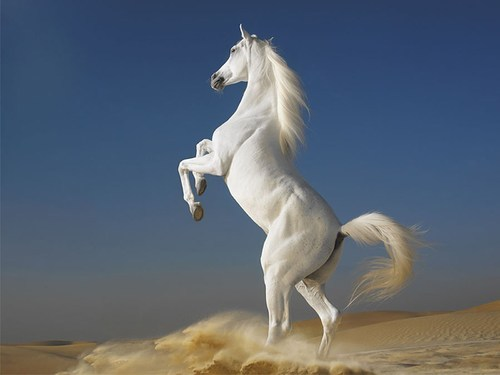
#> input picture Task_2/horse.jpg, 500 x 375 px, found by its file name
$ jupyter execute LGMVIP_Task_2.ipynb
#> lines starting #> are read from the running program, lines starting #| are printed output that depends on the picture
#**Author : Aditya Vijay Nikhate**

#**Email: nikhateaditya123@gmail.com**

#**Task 2 : Image to Pencil Sketch with Python (Beginner Level)**

#**@LetsGrowMore (VIP)**

#**Role : Data Science Intern [Batch October-2021]**

#**Table of Contents :**
1. Importing Essential Libraries
2. Read the Image
3. Converting image into Gray Scale
4. Inverting image
5. Bluring the Image
6. Final Sketch

#**Importing Essential Libraies**

[cell 1]
import cv2

[cell 2]
from  google.colab.patches import cv2_imshow

#**Read The Image**

[cell 3]
img=cv2.imread('/content/sample_data/horse.jpg')
#> img is the input picture: shape (375, 500, 3); mean B, G, R 114.3, 101.6, 91.3

[cell 4]
cv2_imshow(img)

#**Converting image into Gray Scale**

[cell 5]
gray_scale_img=cv2.cvtColor(img,cv2.COLOR_BGR2GRAY)
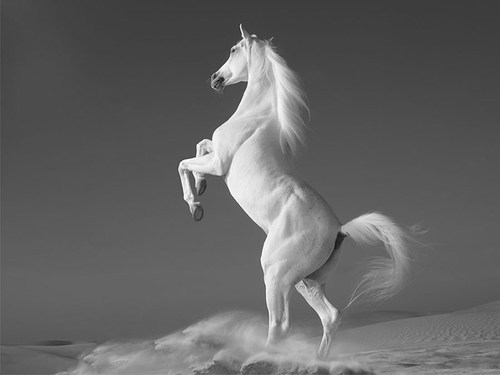
#> gray_scale_img: shape (375, 500); min 8, max 255, mean 100
cv2_imshow(gray_scale_img)

#**Inverting image**

[cell 6]
inverted_img=cv2.bitwise_not(gray_scale_img)
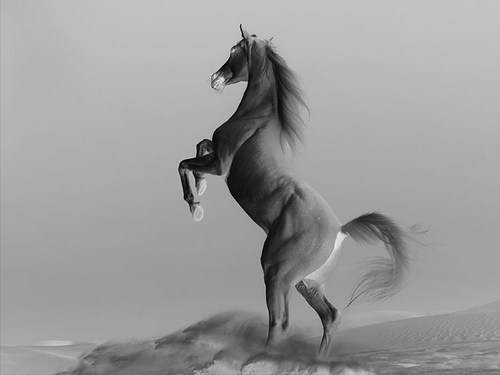
#> inverted_img: shape (375, 500); min 0, max 247, mean 155
cv2_imshow(inverted_img)

#**Bluring the Image**

[cell 7]
img_smoothing=cv2.GaussianBlur(inverted_img, (21 ,21),sigmaX=0, sigmaY=0)
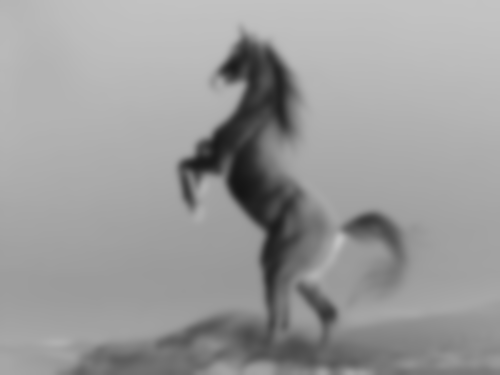
#> img_smoothing: shape (375, 500); min 20, max 195, mean 155
cv2_imshow(img_smoothing)

#**Fianl Sketch**

[cell 8]
def dodgeV2(x,y):
  return cv2.divide(x, 255 - y, scale=256)
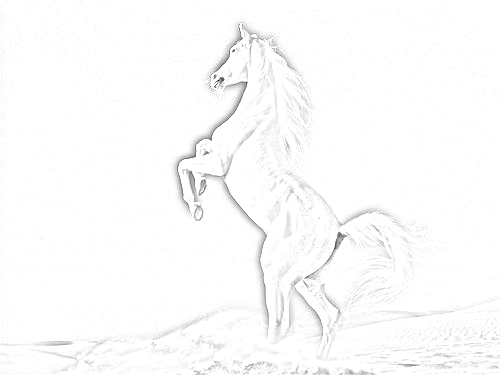
#> returned value: shape (375, 500); min 21, max 255, mean 251.7
